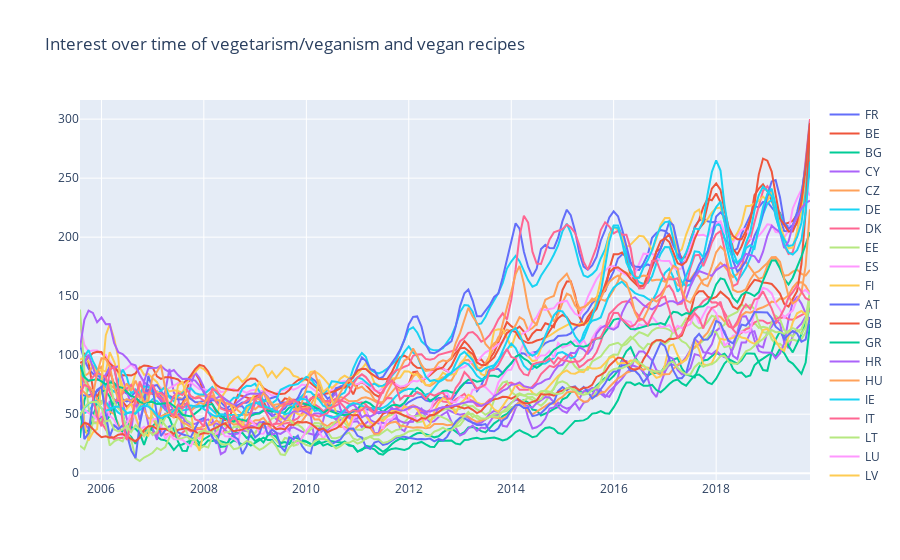

Notebook code for this chart:
### Code cell
plot_lines((df_veganism+df_vegetarism+df_vegan_cook), 7, "Interest over time of vegetarism/veganism and vegan recipes")

### Figure 1 — Plotly figure (JSON) as saved in the notebook; plotly's stock layout.template omitted (floating-point values rounded to 4 significant figures; data arrays with more than 128 entries replaced by an {"elided": "..."} marker saying what was removed)
{"data": [{"mode": "lines", "name": "FR", "type": "scatter", "x": {"elided": "172 str values"}, "y": {"elided": "172 float values"}}, {"mode": "lines", "name": "BE", "type": "scatter", "x": {"elided": "172 str values"}, "y": {"elided": "172 float values"}}, {"mode": "lines", "name": "BG", "type": "scatter", "x": {"elided": "172 str values"}, "y": {"elided": "172 float values"}}, {"mode": "lines", "name": "CY", "type": "scatter", "x": {"elided": "172 str values"}, "y": {"elided": "172 float values"}}, {"mode": "lines", "name": "CZ", "type": "scatter", "x": {"elided": "172 str values"}, "y": {"elided": "172 float values"}}, {"mode": "lines", "name": "DE", "type": "scatter", "x": {"elided": "172 str values"}, "y": {"elided": "172 float values"}}, {"mode": "lines", "name": "DK", "type": "scatter", "x": {"elided": "172 str values"}, "y": {"elided": "172 float values"}}, {"mode": "lines", "name": "EE", "type": "scatter", "x": {"elided": "172 str values"}, "y": {"elided": "172 float values"}}, {"mode": "lines", "name": "ES", "type": "scatter", "x": {"elided": "172 str values"}, "y": {"elided": "172 float values"}}, {"mode": "lines", "name": "FI", "type": "scatter", "x": {"elided": "172 str values"}, "y": {"elided": "172 float values"}}, {"mode": "lines", "name": "AT", "type": "scatter", "x": {"elided": "172 str values"}, "y": {"elided": "172 float values"}}, {"mode": "lines", "name": "GB", "type": "scatter", "x": {"elided": "172 str values"}, "y": {"elided": "172 float values"}}, {"mode": "lines", "name": "GR", "type": "scatter", "x": {"elided": "172 str values"}, "y": {"elided": "172 float values"}}, {"mode": "lines", "name": "HR", "type": "scatter", "x": {"elided": "172 str values"}, "y": {"elided": "172 float values"}}, {"mode": "lines", "name": "HU", "type": "scatter", "x": {"elided": "172 str values"}, "y": {"elided": "172 float values"}}, {"mode": "lines", "name": "IE", "type": "scatter", "x": {"elided": "172 str values"}, "y": {"elided": "172 float values"}}, {"mode": "lines", "name": "IT", "type": "scatter", "x": {"elided": "172 str values"}, "y": {"elided": "172 float values"}}, {"mode": "lines", "name": "LT", "type": "scatter", "x": {"elided": "172 str values"}, "y": {"elided": "172 float values"}}, {"mode": "lines", "name": "LU", "type": "scatter", "x": {"elided": "172 str values"}, "y": {"elided": "172 float values"}}, {"mode": "lines", "name": "LV", "type": "scatter", "x": {"elided": "172 str values"}, "y": {"elided": "172 float values"}}, {"mode": "lines", "name": "MT", "type": "scatter", "x": {"elided": "172 str values"}, "y": {"elided": "172 float values"}}, {"mode": "lines", "name": "NL", "type": "scatter", "x": {"elided": "172 str values"}, "y": {"elided": "172 float values"}}, {"mode": "lines", "name": "PL", "type": "scatter", "x": {"elided": "172 str values"}, "y": {"elided": "172 float values"}}, {"mode": "lines", "name": "PT", "type": "scatter", "x": {"elided": "172 str values"}, "y": {"elided": "172 float values"}}, {"mode": "lines", "name": "RO", "type": "scatter", "x": {"elided": "172 str values"}, "y": {"elided": "172 float values"}}, {"mode": "lines", "name": "SE", "type": "scatter", "x": {"elided": "172 str values"}, "y": {"elided": "172 float values"}}, {"mode": "lines", "name": "SI", "type": "scatter", "x": {"elided": "172 str values"}, "y": {"elided": "172 float values"}}, {"mode": "lines", "name": "SK", "type": "scatter", "x": {"elided": "172 str values"}, "y": {"elided": "172 float values"}}], "layout": {"autosize": true, "title": {"text": "Interest over time of vegetarism/veganism and vegan recipes"}, "xaxis": {"autorange": true, "range": ["2005-08-01", "2019-11-01"], "type": "date"}, "yaxis": {"autorange": true, "range": [-5.766, 316.2], "type": "linear"}}}
